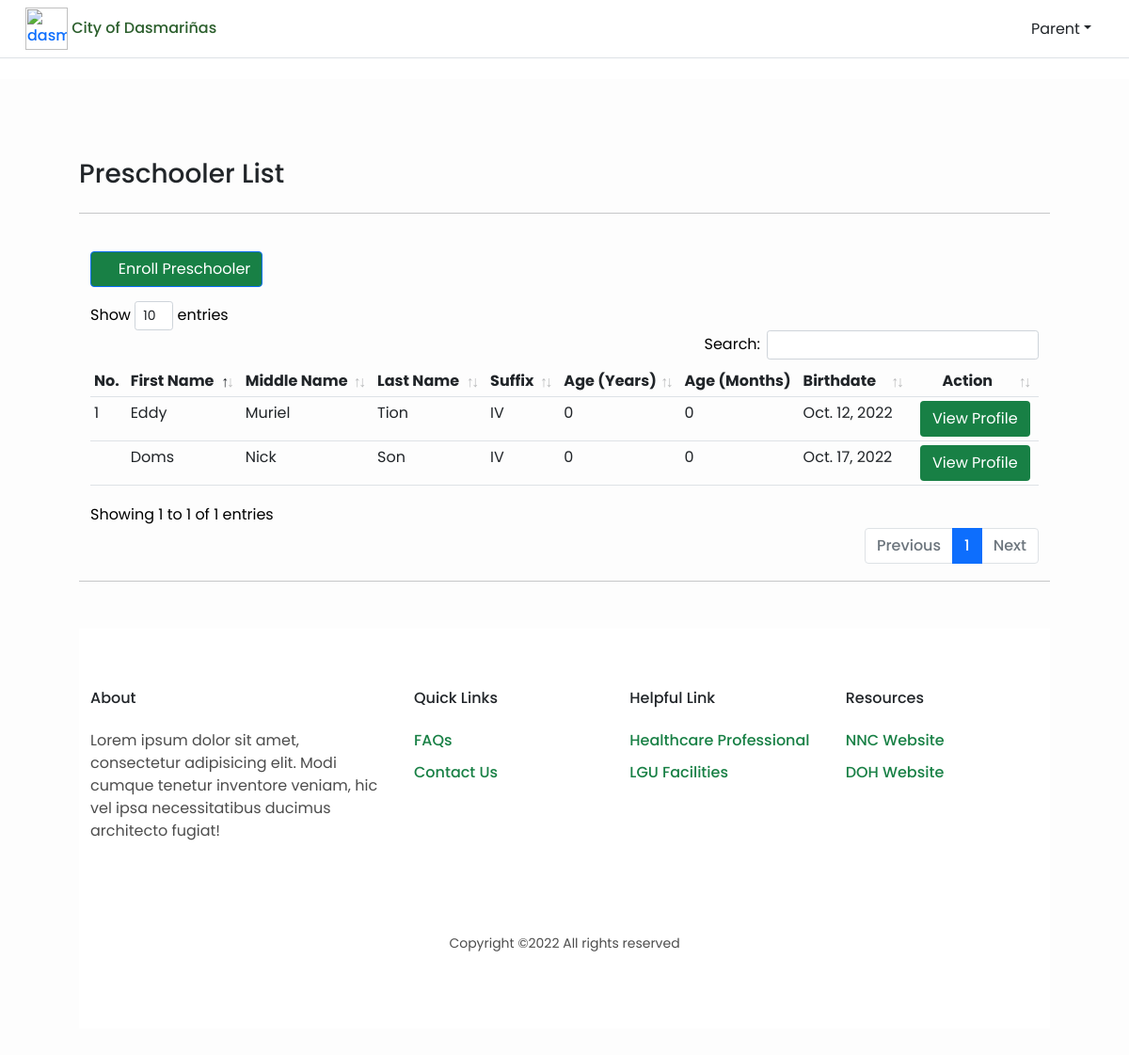
Before: /home (signed in) with the older database file.
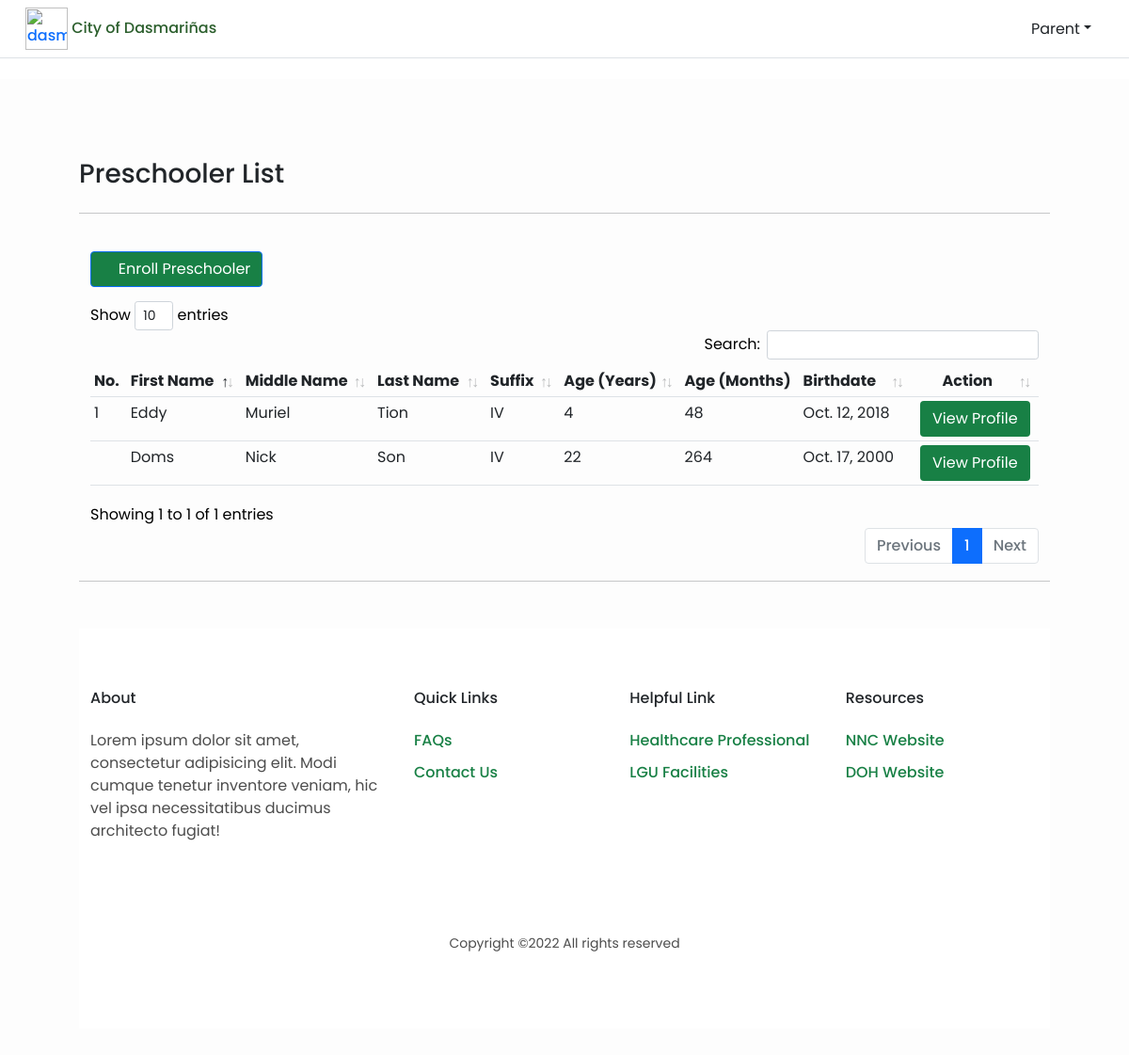
After: the same page with the newer database file.
### profilingApp/models.py (models this page shows, shortened)
class Preschooler(Model):
    parent = models.ForeignKey(Parent, on_delete=CASCADE)
    first_name = models.CharField(max_length=100)
    last_name = models.CharField(max_length=100)
    middle_name = models.CharField(max_length=100)
    suffix_name = models.CharField(max_length=100)
    birthday = models.DateField(null=True, blank=True)
    height = models.FloatField(null=True)
    weight = models.FloatField(null=True)
    def age_years(self):
        return int(date.today().year - self.birthday.year)
    def age_months(self):
        return int((date.today().year - self.birthday.year) * 12)

### profilingApp/views.py (the view, shortened to what this page needs)
# urls.py: path('home', views.parent_home, name='parent_home'),
@login_required(login_url='login_registration')
def parent_home(request):
    parent_user = Parent.objects.get(user_id=request.user.id)
    preschooler = Preschooler.objects.filter(parent=parent_user)
    context = {'preschoolers' : preschooler}
    return render(request, 'activities/Parent Home.html', context)

### profilingApp/templates/activities/Parent Home.html (shortened to what this page needs)
{% load static %}
<html lang="en">
<head>
    <link rel="stylesheet" href="{% static '/CSS/DataTables/datatables.min.css' %}">
    <link rel="stylesheet" href="{% static '/CSS/styles.css' %}">
    <link rel="stylesheet" href="{% static '/CSS/font-awesome/css/all.min.css' %}">
    <link rel="stylesheet" href="{% static '/CSS/css/bootstrap.min.css' %}">
    <div class="site-header" id="header">
        <nav class="navbar fixed-top navbar-expand-lg navbar-dark index__navbar scrolled border-bottom" id="header">
            <div class="container-fluid">
                <div>
                    <a href="#" class="name" style="text-decoration: none;">
                        <img class="navbar-icon" style="margin-left:15px;" src="{% static '/Media/avatar.png' %}" alt="dasma-logo">
                        <span id="hidetitle" class="brand__name" style="color:#2c5f2dff;">City of Dasmariñas</span>
                    </a>
                </div>
                <div class="dropdown">
                    <button class="btn dropdown-toggle" type="button" id= "Headerddb" data-bs-toggle="dropdown" style="margin-right:15px"> <i class="fa fa-fw fa-user"></i>Parent</button>
                </div>
            </div>
        </nav>
    </div>
</head>
<body>
    <div id="grid" class="container-fluid" style="padding:7%; margin: top 65px;">
        <div class="container-grid">
            <div class="">
                <div class="row">
                    <div class="col">
                        <h3 style="text-align:left;">Preschooler List</h3>
                    </div>
                </div>
            <hr>
            <br>
            </div>
        </div>
    <div class="container text-black">
        <div class="row">
            <div class="col">
                <div class="text-left" >
                    <button style="margin-bottom: 15px; margin-right: 10px; background-color: #188045;" type="button" class="btn btn-primary" data-bs-toggle="modal" data-bs-target="#addSched"><span class="fa fa-calendar-alt"></span> Enroll Preschooler</button>
                </div>
                <div class="table-responsive">
                    <table class="table table-sm" id="preschoolers_table">
                        <thead>
                            <tr>
                                <th scope="col">No.</th>
                                <th scope="col">First Name</th>
                                <th scope="col">Middle Name</th>
                                <th scope="col">Last Name</th>
                                <th scope="col">Suffix</th>
                                <th scope="col">Age (Years)</th>
                                <th scope="col">Age (Months)</th>
                                <th scope="col">Birthdate</th>
                                <th scope="col" class="nosort text-center">Action</th>
                            </tr>
                        </thead>
                        <tbody>
                            {% for preschooler in preschoolers %}
                            <tr>
                                <td></td>
                                <td>{{ preschooler.first_name }}</td>
                                <td>{{ preschooler.middle_name }}</td>
                                <td>{{ preschooler.last_name }}</td>
                                <td>{{ preschooler.suffix_name }}</td>
                                <td>{{ preschooler.age_years }}</td>
                                <td>{{ preschooler.age_months }}</td>
                                <td>{{ preschooler.birthday }}</td>
                                <td style="text-align: center;">
                                    <div>
                                        <a href=""><button type="button" style="background-color: #188045; color: white;" class="btn">View Profile</button></a>
                                    </div>
                                </td>
                            </tr>
                        </tbody>
                        {% endfor %}
                    </table>
                </div>
            </div>
        </div>
    </div>
        <hr>
        <br>
    <div class="site-footer" id="footer">
        <div class="container">
            <div class="row">
                <div class="col-lg-4">
                    <h2 class="footer-heading mb-4">About</h2>
                    <p>Lorem ipsum dolor sit amet, consectetur adipisicing elit.
                        Modi cumque tenetur inventore veniam, hic vel ipsa necessitatibus
                        ducimus architecto fugiat!
                    </p>
                </div>
                <div class="col-lg-8">
                    <div class="row">
                        <div class="col-lg-4">
                            <h2 class="footer-heading mb-4">Quick Links</h2>
                            <ul class="list-unstyled">
                            <li><a href="#">FAQs</a></li>
                            <li><a href="#">Contact Us</a></li>
                            </ul>
                        </div>
                        <div class="col-lg-4">
                            <h2 class="footer-heading mb-4">Helpful Link</h2>
                            <ul class="list-unstyled">
                            <li><a href="#">Healthcare Professional</a></li>
                            <li><a href="#">LGU Facilities</a></li>
                            </ul>
                        </div>
                        <div class="col-lg-4">
                            <h2 class="footer-heading mb-4">Resources</h2>
                            <ul class="list-unstyled">
                            <li><a href="#">NNC Website</a></li>
                            <li><a href="#">DOH Website</a></li>
                            </ul>
                        </div>
                    </div>
                </div>
            </div>
            <div class="row text-center">
                <div class="col-md-12">
                    <div class="border-top pt-5">
                        <p class="copyright"><small>
                        Copyright ©<script>document.write(new Date().getFullYear());</script> All rights reserved
                        </small>
                        </p>
                    </div>
                </div>
            </div>
        </div>
    </div>
</body>

### profilingApp/static/CSS/styles.css (style rules this page uses)
.fixed-top { position: fixed; top: 0; right: 0; left: 0; z-index: 1030; }
.fixed-top.scrolled { background-color: #fff !important; background-image: none; transition: background-color 200ms linear; }
.navbar { transition: 0.5s ease-in-out; }
.navbar-icon { width: 45px; max-width: 50px; }
img { vertical-align: middle; border-style: none; }
* { margin: 0; padding: 0; box-sizing: border-box; font-family: 'Poppins', sans-serif; }
li, a, button { font-family: 'Poppins', sans-serif; font-weight: 500; font-size: 16px; color:#188045; text-decoration: none; }
li { list-style: none; display: list-item; text-align: -webkit-match-parent; }
.list-unstyled { padding-left: 0; list-style: none; }
a { text-decoration: none; }
#grid,#footer,#mysidenav,#header { transition: 0.5s ease-in-out; }
#grid { background-color: rgba(253, 253, 253, 0.952); position: relative; padding: 60px; width: 100%; margin-top: 60px; }
html { width: 100%; height: 100%; }
body { color: rgba(0, 0, 0, 0.6); font-family: 'Poppins', sans-serif; font-size: 14px; line-height: 1.6em; -webkit-font-smoothing: antialiased; -moz-osx-font-smoothing: grayscale; }
::placeholder { color:rgba(255, 255, 255, 0.253); }
#footer { position: relative; width: auto; background-color: #FFFFFF; margin: 10px auto; }
.row { display: -webkit-box; display: -ms-flexbox; display: flex; -ms-flex-wrap: wrap; flex-wrap: wrap; margin-right: 15px; margin-left: 15px; }
h2 { display: block; font-size: 1.5em; margin-block-start: 0.83em; margin-block-end: 0.83em; margin-inline-start: 0px; margin-inline-end: 0px; font-weight: bold; }
@media (min-width: 768px) { .site-footer { padding: 8em 0; } }
.site-footer { display: flex; padding: 4em 0; }
.mb-4 { font-size: 16px; margin-bottom: 1.5rem !important; }
.site-footer a { color: #188045; text-decoration: none; background-color: transparent; font-weight: 500; }
.site-footer ul li { margin-bottom: 10px; }
.site-footer p { color: rgba(0, 0, 0, 0.7); margin-top: 0; margin-bottom: 1rem; }
p { display: block; margin-block-start: 1em; margin-block-end: 1em; margin-inline-start: 0px; margin-inline-end: 0px; }
@media (min-width: 992px) { .col-lg-4 { -webkit-box-flex: 0; -ms-flex: 0 0 33.33333%; flex: 0 0 33.33333%; max-width: 33.33333%; } }
@media (min-width: 992px) { .col-lg-8 { -webkit-box-flex: 0; -ms-flex: 0 0 66.66667%; flex: 0 0 66.66667%; max-width: 66.66667%; } }
.site-footer .border-top { border-top: 1px solid rgba(255, 255, 255, 0.1) !important; }
.pt-5 { padding-top: 3rem !important; }
.col-6, .col-7, .col-12, .col, .col-sm-3, .col-sm-6, .col-md-3, .col-md-4, .col-md-5, .col-md-6, .col-md-8, .col-md-9, .col-md-10, .col-md-12, .col-lg-3, .col-lg-4, .col-lg-5, .col-lg-6, .col-lg-7, .col-lg-8, .col-lg-10, .col-lg-12, .col-xl-2 { position: relative; width: 100%; padding-right: 15px; padding-left: 15px; }
small, .small { font-size: 80%; font-weight: 400; }
.text-center { text-align: center !important; }
html { font-family: sans-serif; line-height: 1.15; -webkit-text-size-adjust: 100%; -webkit-tap-highlight-color: rgba(0, 0, 0, 0); }

Changed rows visible on the page:
changed Preschooler "Eddy": age_years "0" → "4"; age_months "0" → "48"; birthday "Oct. 12, 2022" → "Oct. 12, 2018"
changed Preschooler "Doms": age_years "0" → "22"; age_months "0" → "264"; birthday "Oct. 17, 2022" → "Oct. 17, 2000"
